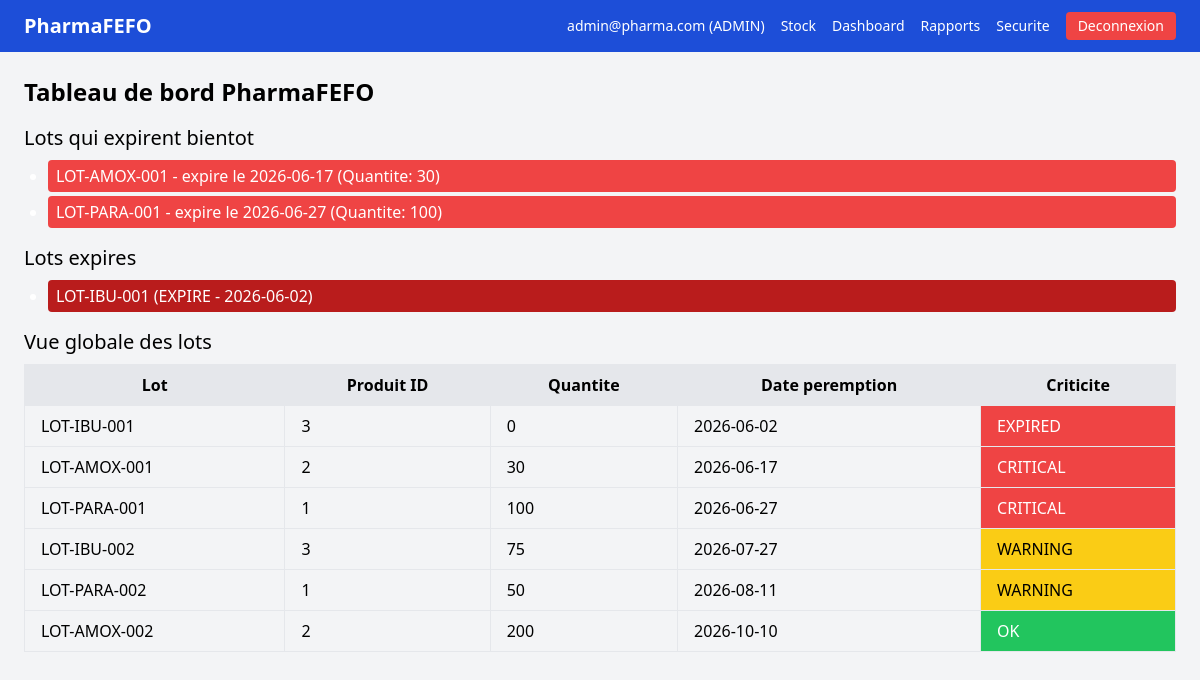
The app's page /index.php?action=dashboard (signed in) with its own data.
### tables this page shows
CREATE TABLE IF NOT EXISTS stock_batches (
    id INT AUTO_INCREMENT PRIMARY KEY,
    product_id INT NOT NULL,
    lot_number VARCHAR(100) NOT NULL,
    quantity INT NOT NULL DEFAULT 0,
    expiration_date DATE NOT NULL,
    status VARCHAR(50) NOT NULL DEFAULT 'AVAILABLE',
    FOREIGN KEY (product_id) REFERENCES products(id)
);

### src/Controller/DashboardController.php (called while the page is built, shortened)
<?php
class DashboardController
{
    private StockBatchRepository $stockBatchRepository;
    public function __construct(StockBatchRepository $stockBatchRepository)
    {
        $this->stockBatchRepository = $stockBatchRepository;
    }
    public function index(): void
    {
        $expiringSoon = $this->stockBatchRepository->findExpiringNextMonth();
        $expired      = $this->stockBatchRepository->findExpiredBatches();
        $allBatches   = $this->stockBatchRepository->findAll();
        require __DIR__ . '/../../templates/dashboard/index.php';
    }
}

### src/Repository/StockBatchRepository.php (called while the page is built, shortened)
<?php
class StockBatchRepository
{
    private PDO $pdo;
    public function __construct()
    {
        $this->pdo = Database::getConnection();
    }
    private function hydrate(array $row): StockBatch
    {
        return new StockBatch(
            (int) $row['id'],
            (int) $row['product_id'],
            $row['lot_number'],
            (int) $row['quantity'],
            new DateTime($row['expiration_date']),
            $row['status'] ?: 'AVAILABLE'
        );
    }
    public function findAll(): array
    {
        $stmt = $this->pdo->query("SELECT * FROM stock_batches ORDER BY expiration_date ASC");
        $rows = $stmt->fetchAll(PDO::FETCH_ASSOC);
        $batches = [];
        foreach ($rows as $row) {
            $batches[] = $this->hydrate($row);
        }
        return $batches;
    }
    public function findExpiringNextMonth(): array
    {
        $query = "SELECT * FROM stock_batches
                  WHERE expiration_date BETWEEN CURDATE() AND DATE_ADD(CURDATE(), INTERVAL 1 MONTH)
                    AND quantity > 0
                    AND status <> 'EXPIRED'
                  ORDER BY expiration_date ASC";
        $statement = $this->pdo->prepare($query);
        $statement->execute();
        $rows = $statement->fetchAll(PDO::FETCH_ASSOC);
        $batches = [];
        foreach ($rows as $row) {
            $batches[] = $this->hydrate($row);
        }
        return $batches;
    }
    public function findExpiredBatches(): array
    {
        $query = "SELECT * FROM stock_batches
                  WHERE status = 'EXPIRED' OR expiration_date < CURDATE()
                  ORDER BY expiration_date ASC";
        $statement = $this->pdo->prepare($query);
        $statement->execute();
        $rows = $statement->fetchAll(PDO::FETCH_ASSOC);
        $batches = [];
        foreach ($rows as $row) {
            $batches[] = $this->hydrate($row);
        }
        return $batches;
    }
}

### config/database.php (called while the page is built, shortened)
<?php
class Database
{
    private static ?PDO $pdo = null;
    public static function getConnection(): PDO
    {
        if (self::$pdo === null) {
            self::$pdo = new PDO(
                'mysql:host=localhost;dbname=PharmaFEFO;charset=utf8mb4',
                'root',
                '',
                [
                    PDO::ATTR_ERRMODE => PDO::ERRMODE_EXCEPTION,
                    PDO::ATTR_DEFAULT_FETCH_MODE => PDO::FETCH_ASSOC,
                ]
            );
        }
        return self::$pdo;
    }
}

### src/Entity/StockBatch.php (called while the page is built, shortened)
<?php
class StockBatch
{
    private int $productId;
    private string $lotNumber;
    private int $quantity;
    private DateTime $expirationDate;
    public function __construct(
        int $id,
        int $productId,
        string $lotNumber,
        int $quantity,
        DateTime $expirationDate,
        string $status
    ) {
        $this->productId = $productId;
        $this->lotNumber = $lotNumber;
        $this->quantity = $quantity;
        $this->expirationDate = $expirationDate;
    }
    public function getProductId(): int { return $this->productId; }
    public function getLotNumber(): string { return $this->lotNumber; }
    public function getQuantity(): int { return $this->quantity; }
    public function getExpirationDate(): DateTime { return $this->expirationDate; }
}

### src/Services/Service.php (called while the page is built, shortened)
<?php
class Service
{
    public static function getCriticityLevel(DateTime $expirationDate): string
    {
        $now = new DateTime();
        if ($expirationDate < $now) {
            return 'EXPIRED';
        }
        $daysLeft = (int) $now->diff($expirationDate)->days;
        if ($daysLeft <= 30) {
            return 'CRITICAL';
        }
        if ($daysLeft <= 90) {
            return 'WARNING';
        }
        return 'OK';
    }
    public static function getCriticityClass(string $level): string
    {
        switch ($level) {
            case 'EXPIRED':
            case 'CRITICAL':
                return 'bg-red-500 text-white';
            case 'WARNING':
                return 'bg-yellow-400 text-black';
            case 'OK':
            default:
                return 'bg-green-500 text-white';
        }
    }
}

### templates/dashboard/index.php (the view, shortened to what this page needs)
<?php
require_once __DIR__ . '/../../src/Services/Service.php';
function getCriticityClass(DateTime $expiry): string {
    $level = Service::getCriticityLevel($expiry);
    return Service::getCriticityClass($level);
}
?>
<?php include __DIR__ . '/../layout/base.php'; ?>
<h1 class="text-2xl font-bold mb-4">Tableau de bord PharmaFEFO</h1>
<h2 class="text-xl mb-2">Lots qui expirent bientot</h2>
<?php if (!empty($expiringSoon)): ?>
<ul class="list-disc pl-6 mb-4">
    <?php foreach ($expiringSoon as $batch): ?>
        <li class="<?= getCriticityClass($batch->getExpirationDate()); ?> px-2 py-1 rounded mb-1">
            <?= htmlspecialchars($batch->getLotNumber()); ?> - expire le <?= $batch->getExpirationDate()->format('Y-m-d'); ?>
            (Quantite: <?= $batch->getQuantity(); ?>)
        </li>
    <?php endforeach; ?>
</ul>
<?php else: ?>
<p class="text-gray-500 mb-4">Aucun lot expirant dans les 30 prochains jours.</p>
<?php endif; ?>
<h2 class="text-xl mb-2">Lots expires</h2>
<?php if (!empty($expired)): ?>
<ul class="list-disc pl-6 mb-4">
    <?php foreach ($expired as $batch): ?>
        <li class="bg-red-700 text-white px-2 py-1 rounded mb-1">
            <?= htmlspecialchars($batch->getLotNumber()); ?> (EXPIRE - <?= $batch->getExpirationDate()->format('Y-m-d'); ?>)
        </li>
    <?php endforeach; ?>
</ul>
<?php else: ?>
<p class="text-gray-500 mb-4">Aucun lot expire.</p>
<?php endif; ?>
<h2 class="text-xl mb-2">Vue globale des lots</h2>
<div class="overflow-x-auto">
<table class="table-auto border-collapse border border-gray-300 w-full">
    <thead class="bg-gray-200">
        <tr>
            <th class="border px-4 py-2">Lot</th>
            <th class="border px-4 py-2">Produit ID</th>
            <th class="border px-4 py-2">Quantite</th>
            <th class="border px-4 py-2">Date peremption</th>
            <th class="border px-4 py-2">Criticite</th>
        </tr>
    </thead>
    <tbody>
    <?php foreach ($allBatches as $batch): ?>
        <?php $level = Service::getCriticityLevel($batch->getExpirationDate()); ?>
        <tr>
            <td class="border px-4 py-2"><?= htmlspecialchars($batch->getLotNumber()); ?></td>
            <td class="border px-4 py-2"><?= $batch->getProductId(); ?></td>
            <td class="border px-4 py-2"><?= $batch->getQuantity(); ?></td>
            <td class="border px-4 py-2"><?= $batch->getExpirationDate()->format('Y-m-d'); ?></td>
            <td class="border px-4 py-2 <?= Service::getCriticityClass($level); ?>">
                <?= $level; ?>
            </td>
        </tr>
    <?php endforeach; ?>
    </tbody>
</table>
</div>
    </main>
</body>
</html>

### public/index.php (shortened to what this page needs)
<?php
require_once __DIR__ . '/../config/database.php';
require_once __DIR__ . '/../src/Entity/StockBatch.php';
require_once __DIR__ . '/../src/Repository/StockBatchRepository.php';
require_once __DIR__ . '/../src/Services/Service.php';
require_once __DIR__ . '/../src/Controller/DashboardController.php';
$stockRepo  = new StockBatchRepository();
$dashboardController = new DashboardController($stockRepo);
$action = $_GET['action'] ?? 'login';
switch ($action) {
    case 'dashboard':
        $dashboardController->index();
        break;
}

### templates/layout/base.php (shortened to what this page needs)
<!DOCTYPE html>
<html lang="fr">
<head>
    <script src="https://cdn.tailwindcss.com"></script>
</head>
<body class="bg-gray-100 min-h-screen">
    <nav class="bg-blue-700 text-white px-6 py-3 flex items-center justify-between">
        <a href="index.php?action=dashboard" class="text-xl font-bold">PharmaFEFO</a>
        <?php if (isset($_SESSION['user'])): ?>
            <div class="flex items-center gap-4">
                <span class="text-sm"><?= htmlspecialchars($_SESSION['user']['email']); ?> (<?= htmlspecialchars($_SESSION['user']['role']); ?>)</span>
                <a href="index.php?action=stock" class="hover:underline text-sm">Stock</a>
                <a href="index.php?action=dashboard" class="hover:underline text-sm">Dashboard</a>
                <?php if ($_SESSION['user']['role'] === 'ADMIN'): ?>
                    <a href="index.php?action=reports" class="hover:underline text-sm">Rapports</a>
                    <a href="index.php?action=security" class="hover:underline text-sm">Securite</a>
                <?php endif; ?>
                <a href="index.php?action=logout" class="bg-red-500 px-3 py-1 rounded text-sm hover:bg-red-600">Deconnexion</a>
            </div>
        <?php endif; ?>
    </nav>
    <main class="p-6">

### records on screen
stock_batches: lot_number "LOT-AMOX-001", format "2026-06-17", quantity "30", product "2", level "CRITICAL"
stock_batches: lot_number "LOT-PARA-001", format "2026-06-27", quantity "100", product "1", level "CRITICAL"
stock_batches: lot_number "LOT-IBU-001", format "2026-06-02", product "3", quantity "0", level "EXPIRED"
stock_batches: lot_number "LOT-IBU-002", product "3", quantity "75", format "2026-07-27", level "WARNING"
stock_batches: lot_number "LOT-PARA-002", product "1", quantity "50", format "2026-08-11", level "WARNING"
stock_batches: lot_number "LOT-AMOX-002", product "2", quantity "200", format "2026-10-10", level "OK"

### other values on screen
$_SESSION['user']['email'] "admin@pharma.com"
$_SESSION['user']['role'] "ADMIN"
